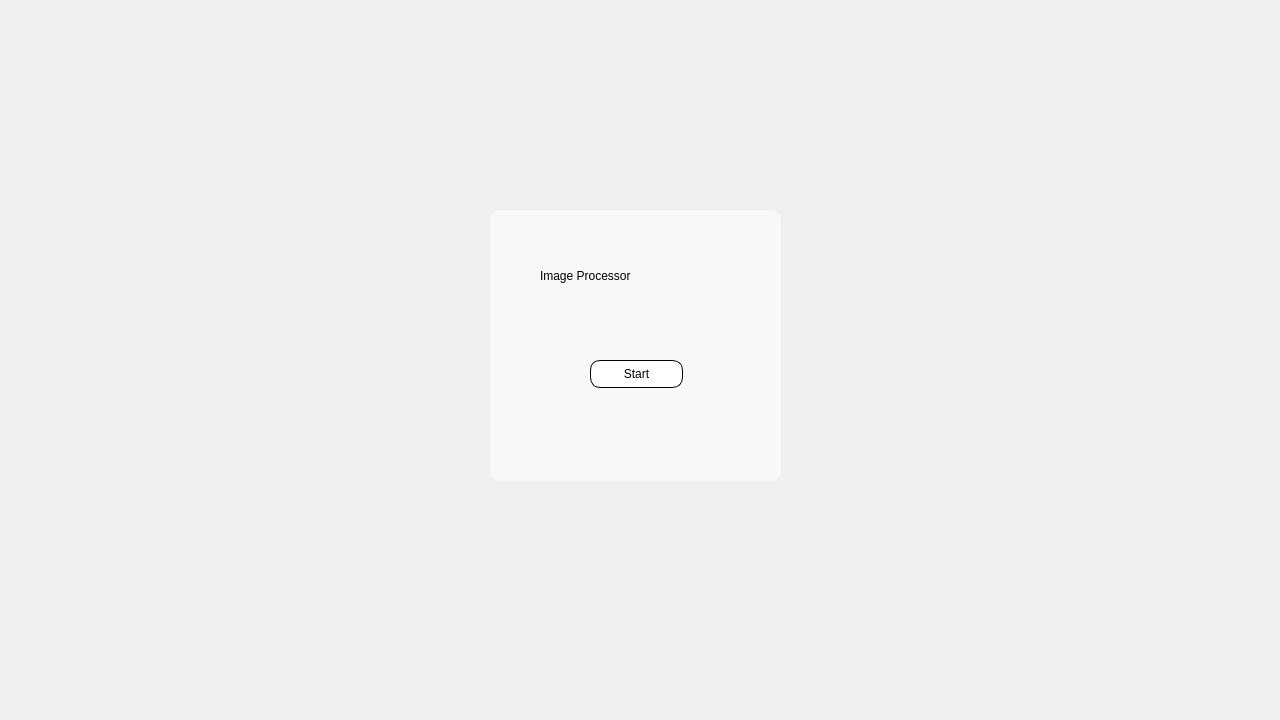
<?xml version="1.0" encoding="UTF-8"?>
<ui version="4.0">
 <class>MainWindow</class>
 <widget class="QMainWindow" name="MainWindow">
  <property name="geometry">
   <rect>
    <x>0</x>
    <y>0</y>
    <width>1280</width>
    <height>720</height>
   </rect>
  </property>
  <property name="windowTitle">
   <string>MainWindow</string>
  </property>
  <widget class="QWidget" name="centralwidget">
   <widget class="QLabel" name="label">
    <property name="geometry">
     <rect>
      <x>0</x>
      <y>0</y>
      <width>1281</width>
      <height>721</height>
     </rect>
    </property>
    <property name="text">
     <string/>
    </property>
    <property name="pixmap">
     <pixmap>../img/bg.jpg</pixmap>
    </property>
    <property name="scaledContents">
     <bool>true</bool>
    </property>
   </widget>
   <widget class="QFrame" name="frame">
    <property name="geometry">
     <rect>
      <x>490</x>
      <y>210</y>
      <width>291</width>
      <height>271</height>
     </rect>
    </property>
    <property name="styleSheet">
     <string notr="true">background-color: rgb(248, 248, 248);
border-radius: 10px
</string>
    </property>
    <property name="frameShape">
     <enum>QFrame::StyledPanel</enum>
    </property>
    <property name="frameShadow">
     <enum>QFrame::Raised</enum>
    </property>
    <widget class="QLabel" name="label_2">
     <property name="geometry">
      <rect>
       <x>50</x>
       <y>40</y>
       <width>191</width>
       <height>51</height>
      </rect>
     </property>
     <property name="styleSheet">
      <string notr="true">
font: 87 14pt &quot;Segoe UI Black&quot;;</string>
     </property>
     <property name="text">
      <string>Image Processor</string>
     </property>
    </widget>
    <widget class="QPushButton" name="start">
     <property name="geometry">
      <rect>
       <x>100</x>
       <y>150</y>
       <width>93</width>
       <height>28</height>
      </rect>
     </property>
     <property name="cursor">
      <cursorShape>PointingHandCursor</cursorShape>
     </property>
     <property name="styleSheet">
      <string notr="true">QPushButton {
font: 9pt &quot;Segoe UI&quot;;
border-width: 1px;
border-style: outset;
border-radius: 10px;
border-color: black;
background-color: rgb(255, 255, 255);
}
QPushButton:hover {
color: white;
background-color: rgb(20, 20, 67);
}</string>
     </property>
     <property name="text">
      <string>Start</string>
     </property>
     <property name="autoDefault">
      <bool>false</bool>
     </property>
     <property name="default">
      <bool>false</bool>
     </property>
     <property name="flat">
      <bool>false</bool>
     </property>
    </widget>
   </widget>
  </widget>
 </widget>
 <resources/>
 <connections/>
</ui>
